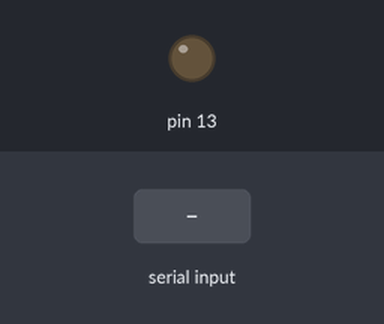
Bench run of a sketch on a simulated Arduino Uno, built with avr-gcc and run on an emulated ATmega328P. On the bench: output pins drawn as LEDs (lit = HIGH). The inputs (shaded band) are chosen by the test bench.

Above: at 1.2 s.
1.3 s: "1" received over Serial
At 1.6 s:
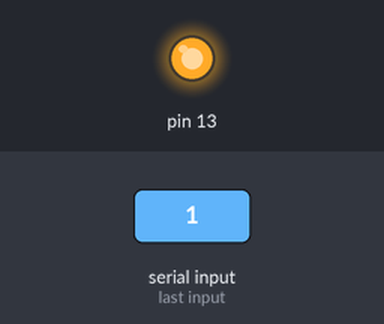
2.8 s: "0" received over Serial
At 3.9 s:
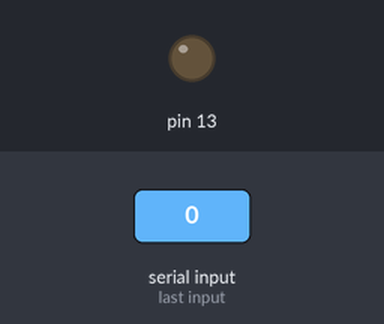
Timing chart, 0 to 5.8 s (numbered marks = the images above; inputs shaded):
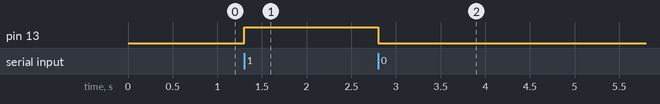

Measured:
- after the input at 1.3 s, pin 13: LOW → HIGH at once
- after the input at 2.8 s, pin 13: HIGH → LOW at once

The sketch:

ledtest.ino.ino
```cpp
/*
 *  Pins are set to INPUT by default, it is important to
 *  to set them as OUTPUT as such.
*/

void setup()
{
  Serial.begin(9600);
  pinMode(13, OUTPUT);
}

/*
 * Here we will need to check if there's any data in the serial buffer
 * if so, read the most recent byte of information and store it in input.
 * If input equals 1, turn the LED on; otherwise, turn it off.
 */

void loop()
{
  if (Serial.available() > 0)
  {
    byte input = Serial.read();
    if (input == '1')
    {
      digitalWrite(13, HIGH);
    }
    else
    {
      digitalWrite(13, LOW);
    }
  }
}

/*********************************************************************************************************
  END FILE
*********************************************************************************************************/
```
